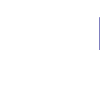
Frame 1 (no input)
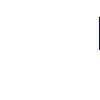
Frame 60 (the mouse pressed at the canvas centre just before this capture)
Frame 120 (the mouse held since frame 60 and released just before this capture): identical to frame 60, image omitted

The Processing sketch that drew these frames (run headless with seeded random() and noise(); from frame 60 on, the mouse is pressed at the canvas centre):

// Processing sketch: single
// ── single.pde

Wolfie[] wolfies = new Wolfie[1];

 void setup(){

  background(255);
  reset();
}

 void draw(){
  fill(color(0, 0, 128));
  textSize(50);
  text("Press spacebar to make it more cosy in here!", 95, 50);
  textSize(20);
  text("Press 'r' to shut down the party...", 450, 100);
}

 void keyPressed(){
  if (key == ' '){
    reset();
  }
  if (key == 'r'){
    background(255);
  }
}

 void reset(){
    for (int i = 0; i < wolfies.length; i++){
    wolfies[i] = new Wolfie(random(1200), random(720), color(random(255), random(255), random(255)), color(random(255), random(255), random(255)));
      wolfies[i].display();
  }
}
class Wolfie {
  float xPos;
  float yPos;
  int eyeColor;
  int innerEarColor;

  Wolfie(float initX, float initY, int initEyeColor, int initInnerEarColor){
    xPos = initX;
    yPos = initY;
    eyeColor = initEyeColor;
    innerEarColor = initInnerEarColor;

   }

   void display(){
  stroke(0);
  strokeWeight(5);

  //ears
  fill(160,82,45);
  triangle(xPos -130, yPos - 56, xPos - 125, yPos -177, xPos - 62, yPos -109);
  triangle(xPos +130, yPos - 56, xPos + 125, yPos -177, xPos + 62, yPos -109);

  //interear
  noStroke();
  fill(innerEarColor);
  triangle(xPos -119, yPos - 72, xPos - 116, yPos - 145, xPos - 80, yPos -102);
  triangle(xPos +119, yPos - 72, xPos + 116, yPos - 145, xPos + 80, yPos -102);

  //head
  stroke(0);
  fill(160,82,45);
  ellipse(xPos, yPos, 300,250);

  //eyes
  fill(eyeColor);
  ellipse(xPos - 60, yPos -35, 110, 110);
  ellipse(xPos + 60, yPos -35, 110, 110);

  fill(0);
  ellipse(xPos - 55, yPos -35, 70, 70);
  ellipse(xPos + 55, yPos -35, 70, 70);

  fill(255);
  noStroke();
  pushMatrix();
  translate(xPos - 45, yPos -50);
  rotate(0.5f);
  ellipse(0, 0, 30, 20);
  popMatrix();
  pushMatrix();
  translate(xPos + 65, yPos -50);
  rotate(0.5f);
  ellipse(0, 0, 30, 20);
  popMatrix();

  //undernose
  fill(245,222,179);
  ellipse(xPos, yPos + 70, 110, 80);

  //fangs
  stroke(0);
  strokeWeight(3);
  fill(255);
  triangle(xPos + 16, yPos + 94, xPos + 27, yPos +111, xPos + 28, yPos + 88);
  triangle(xPos - 16, yPos + 94, xPos - 27, yPos +111, xPos - 28, yPos + 88);

  //line
  strokeWeight(6);
  stroke(128,0,0);
  strokeCap(SQUARE);
  line(xPos, yPos + 30, xPos, yPos + 95);

  //nose
  stroke(0);
  fill(128,0,0);
  ellipse(xPos, yPos + 35, 55, 35);

  //mouth
  noFill();
  strokeCap(ROUND);
  arc(xPos, yPos + 75, 75, 40, 0.2f, PI-0.2f);
}}
